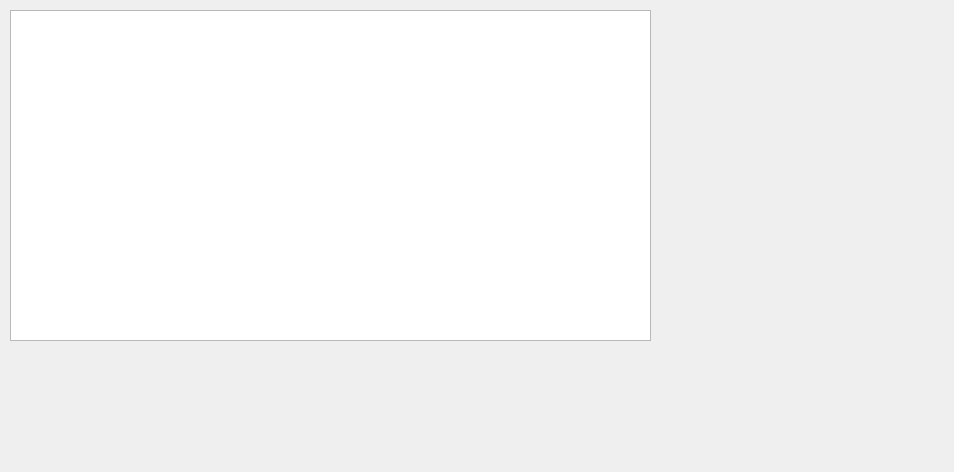
<?xml version="1.0" encoding="UTF-8"?>
<ui version="4.0">
 <class>viewfiles</class>
 <widget class="QWidget" name="viewfiles">
  <property name="geometry">
   <rect>
    <x>0</x>
    <y>0</y>
    <width>954</width>
    <height>472</height>
   </rect>
  </property>
  <property name="windowTitle">
   <string>Form</string>
  </property>
  <widget class="QTreeView" name="treeView">
   <property name="geometry">
    <rect>
     <x>10</x>
     <y>10</y>
     <width>641</width>
     <height>331</height>
    </rect>
   </property>
  </widget>
 </widget>
 <resources/>
 <connections/>
</ui>
